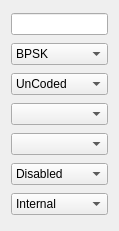
    <widget class="QWidget" name="layoutWidget">
     <property name="geometry">
      <rect>
       <x>191</x>
       <y>201</y>
       <width>119</width>
       <height>231</height>
      </rect>
     </property>
     <layout class="QVBoxLayout" name="verticalLayout_27">
      <item>
       <widget class="QLineEdit" name="lineEdit_Mod_DR"/>
      </item>
      <item>
       <widget class="QComboBox" name="comboBox_Mod_MM">
        <item>
         <property name="text">
          <string>BPSK</string>
         </property>
        </item>
        <item>
         <property name="text">
          <string>QPSK</string>
         </property>
        </item>
        <item>
         <property name="text">
          <string>0QPSK</string>
         </property>
        </item>
        <item>
         <property name="text">
          <string>8PSK</string>
         </property>
        </item>
        <item>
         <property name="text">
          <string>8QAM</string>
         </property>
        </item>
        <item>
         <property name="text">
          <string>16QAM</string>
         </property>
        </item>
       </widget>
      </item>
      <item>
       <widget class="QComboBox" name="comboBox_Mod_FECT">
        <item>
         <property name="text">
          <string>UnCoded</string>
         </property>
        </item>
        <item>
         <property name="text">
          <string>Viterbi</string>
         </property>
        </item>
        <item>
         <property name="text">
          <string>TCM</string>
         </property>
        </item>
        <item>
         <property name="text">
          <string>TPC</string>
         </property>
        </item>
        <item>
         <property name="text">
          <string>LDPC</string>
         </property>
        </item>
        <item>
         <property name="text">
          <string>S-Tec</string>
         </property>
        </item>
       </widget>
      </item>
      <item>
       <widget class="QComboBox" name="comboBox_Mod_FECO"/>
      </item>
      <item>
       <widget class="QComboBox" name="comboBox_Mod_FECR"/>
      </item>
      <item>
       <widget class="QComboBox" name="comboBox_Mod_Scram">
        <item>
         <property name="text">
          <string>Disabled</string>
         </property>
        </item>
        <item>
         <property name="text">
          <string>Auto</string>
         </property>
        </item>
        <item>
         <property name="text">
          <string>V.35</string>
         </property>
        </item>
        <item>
         <property name="text">
          <string>Intelsat</string>
         </property>
        </item>
        <item>
         <property name="text">
          <string>Alt.V.35</string>
         </property>
        </item>
        <item>
         <property name="text">
          <string>Alt Intelsat</string>
         </property>
        </item>
        <item>
         <property name="text">
          <string>EFD</string>
         </property>
        </item>
        <item>
         <property name="text">
          <string>R-S Sync</string>
         </property>
        </item>
        <item>
         <property name="text">
          <string>IBS Sync</string>
         </property>
        </item>
        <item>
         <property name="text">
          <string>FEC Sync</string>
         </property>
        </item>
       </widget>
      </item>
      <item>
       <widget class="QComboBox" name="comboBox_Mod_Clock">
        <item>
         <property name="text">
          <string>Internal</string>
         </property>
        </item>
        <item>
         <property name="text">
          <string>TT Clock</string>
         </property>
        </item>
        <item>
         <property name="text">
          <string>External</string>
         </property>
        </item>
        <item>
         <property name="text">
          <string>RCV Clock</string>
         </property>
        </item>
       </widget>
      </item>
     </layout>
    </widget>
